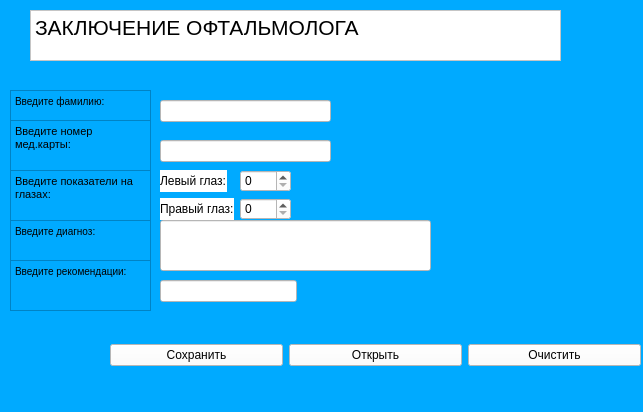
<?xml version="1.0" encoding="UTF-8"?>
<ui version="4.0">
 <class>anotherwindow</class>
 <widget class="QWidget" name="anotherwindow">
  <property name="enabled">
   <bool>true</bool>
  </property>
  <property name="geometry">
   <rect>
    <x>0</x>
    <y>0</y>
    <width>643</width>
    <height>412</height>
   </rect>
  </property>
  <property name="minimumSize">
   <size>
    <width>643</width>
    <height>404</height>
   </size>
  </property>
  <property name="maximumSize">
   <size>
    <width>643</width>
    <height>412</height>
   </size>
  </property>
  <property name="windowTitle">
   <string>Заключение офтальмолога</string>
  </property>
  <property name="styleSheet">
   <string notr="true">background-color:rgb(0, 170, 255)</string>
  </property>
  <widget class="QLineEdit" name="numbmedcard">
   <property name="geometry">
    <rect>
     <x>160</x>
     <y>140</y>
     <width>171</width>
     <height>22</height>
    </rect>
   </property>
   <property name="styleSheet">
    <string notr="true">background-color:rgb(255, 255, 255)</string>
   </property>
   <property name="text">
    <string/>
   </property>
  </widget>
  <widget class="QLineEdit" name="diagnoz">
   <property name="geometry">
    <rect>
     <x>160</x>
     <y>220</y>
     <width>271</width>
     <height>51</height>
    </rect>
   </property>
   <property name="styleSheet">
    <string notr="true">background-color: rgb(255, 255, 255)</string>
   </property>
   <property name="text">
    <string/>
   </property>
  </widget>
  <widget class="QLineEdit" name="recomendation">
   <property name="geometry">
    <rect>
     <x>160</x>
     <y>280</y>
     <width>137</width>
     <height>22</height>
    </rect>
   </property>
   <property name="styleSheet">
    <string notr="true">background-color:rgb(255, 255, 255)</string>
   </property>
   <property name="text">
    <string/>
   </property>
  </widget>
  <widget class="QTextEdit" name="privet">
   <property name="enabled">
    <bool>true</bool>
   </property>
   <property name="geometry">
    <rect>
     <x>30</x>
     <y>10</y>
     <width>531</width>
     <height>51</height>
    </rect>
   </property>
   <property name="autoFillBackground">
    <bool>false</bool>
   </property>
   <property name="styleSheet">
    <string notr="true">background-color:rgb(255, 255, 255)
</string>
   </property>
   <property name="html">
    <string>&lt;!DOCTYPE HTML PUBLIC &quot;-//W3C//DTD HTML 4.0//EN&quot; &quot;http://www.w3.org/TR/REC-html40/strict.dtd&quot;&gt;
&lt;html&gt;&lt;head&gt;&lt;meta name=&quot;qrichtext&quot; content=&quot;1&quot; /&gt;&lt;style type=&quot;text/css&quot;&gt;
p, li { white-space: pre-wrap; }
&lt;/style&gt;&lt;/head&gt;&lt;body style=&quot; font-family:'MS Shell Dlg 2'; font-size:7.8pt; font-weight:400; font-style:normal;&quot;&gt;
&lt;p style=&quot; margin-top:0px; margin-bottom:0px; margin-left:0px; margin-right:0px; -qt-block-indent:0; text-indent:0px;&quot;&gt;&lt;span style=&quot; font-size:16pt;&quot;&gt;ЗАКЛЮЧЕНИЕ ОФТАЛЬМОЛОГА&lt;/span&gt;&lt;/p&gt;&lt;/body&gt;&lt;/html&gt;</string>
   </property>
  </widget>
  <widget class="QWidget" name="layoutWidget">
   <property name="geometry">
    <rect>
     <x>110</x>
     <y>310</y>
     <width>531</width>
     <height>91</height>
    </rect>
   </property>
   <layout class="QHBoxLayout" name="horizontalLayout_2">
    <property name="leftMargin">
     <number>0</number>
    </property>
    <item>
     <widget class="QPushButton" name="vvelidanye">
      <property name="styleSheet">
       <string notr="true">background-color:rgb(255, 255, 255)</string>
      </property>
      <property name="text">
       <string>Сохранить</string>
      </property>
     </widget>
    </item>
    <item>
     <widget class="QPushButton" name="otkrit">
      <property name="styleSheet">
       <string notr="true">background-color:rgb(255, 255, 255)</string>
      </property>
      <property name="text">
       <string>Открыть</string>
      </property>
     </widget>
    </item>
    <item>
     <widget class="QPushButton" name="ochistit">
      <property name="styleSheet">
       <string notr="true">background-color:rgb(255, 255, 255)</string>
      </property>
      <property name="text">
       <string>Очистить</string>
      </property>
     </widget>
    </item>
   </layout>
  </widget>
  <widget class="QWidget" name="layoutWidget">
   <property name="geometry">
    <rect>
     <x>160</x>
     <y>170</y>
     <width>131</width>
     <height>51</height>
    </rect>
   </property>
   <layout class="QFormLayout" name="formLayout">
    <item row="0" column="1">
     <widget class="QSpinBox" name="lefteye">
      <property name="styleSheet">
       <string notr="true">background-color:rgb(255, 255, 255)</string>
      </property>
     </widget>
    </item>
    <item row="1" column="1">
     <widget class="QSpinBox" name="righteye">
      <property name="styleSheet">
       <string notr="true">background-color:rgb(255, 255, 255)</string>
      </property>
     </widget>
    </item>
    <item row="0" column="0">
     <widget class="QLabel" name="leye">
      <property name="styleSheet">
       <string notr="true">background-color:rgb(255, 255, 255)</string>
      </property>
      <property name="text">
       <string>Левый глаз:</string>
      </property>
     </widget>
    </item>
    <item row="1" column="0">
     <widget class="QLabel" name="reye">
      <property name="styleSheet">
       <string notr="true">background-color:rgb(255, 255, 255)</string>
      </property>
      <property name="text">
       <string>Правый глаз:</string>
      </property>
     </widget>
    </item>
   </layout>
  </widget>
  <widget class="QLineEdit" name="surname">
   <property name="geometry">
    <rect>
     <x>160</x>
     <y>100</y>
     <width>171</width>
     <height>22</height>
    </rect>
   </property>
   <property name="styleSheet">
    <string notr="true">background-color:rgb(255, 255, 255)</string>
   </property>
   <property name="text">
    <string/>
   </property>
  </widget>
  <widget class="QTextEdit" name="vvodsurname">
   <property name="enabled">
    <bool>true</bool>
   </property>
   <property name="geometry">
    <rect>
     <x>10</x>
     <y>90</y>
     <width>141</width>
     <height>31</height>
    </rect>
   </property>
   <property name="html">
    <string>&lt;!DOCTYPE HTML PUBLIC &quot;-//W3C//DTD HTML 4.0//EN&quot; &quot;http://www.w3.org/TR/REC-html40/strict.dtd&quot;&gt;
&lt;html&gt;&lt;head&gt;&lt;meta name=&quot;qrichtext&quot; content=&quot;1&quot; /&gt;&lt;style type=&quot;text/css&quot;&gt;
p, li { white-space: pre-wrap; }
&lt;/style&gt;&lt;/head&gt;&lt;body style=&quot; font-family:'MS Shell Dlg 2'; font-size:7.8pt; font-weight:400; font-style:normal;&quot;&gt;
&lt;p style=&quot; margin-top:0px; margin-bottom:0px; margin-left:0px; margin-right:0px; -qt-block-indent:0; text-indent:0px;&quot;&gt;Введите фамилию:&lt;/p&gt;&lt;/body&gt;&lt;/html&gt;</string>
   </property>
  </widget>
  <widget class="QTextEdit" name="vvodeyes">
   <property name="enabled">
    <bool>true</bool>
   </property>
   <property name="geometry">
    <rect>
     <x>10</x>
     <y>170</y>
     <width>141</width>
     <height>51</height>
    </rect>
   </property>
   <property name="html">
    <string>&lt;!DOCTYPE HTML PUBLIC &quot;-//W3C//DTD HTML 4.0//EN&quot; &quot;http://www.w3.org/TR/REC-html40/strict.dtd&quot;&gt;
&lt;html&gt;&lt;head&gt;&lt;meta name=&quot;qrichtext&quot; content=&quot;1&quot; /&gt;&lt;style type=&quot;text/css&quot;&gt;
p, li { white-space: pre-wrap; }
&lt;/style&gt;&lt;/head&gt;&lt;body style=&quot; font-family:'MS Shell Dlg 2'; font-size:7.8pt; font-weight:400; font-style:normal;&quot;&gt;
&lt;p style=&quot; margin-top:0px; margin-bottom:0px; margin-left:0px; margin-right:0px; -qt-block-indent:0; text-indent:0px;&quot;&gt;&lt;span style=&quot; font-size:8pt;&quot;&gt;Введите показатели на глазах:&lt;/span&gt;&lt;/p&gt;&lt;/body&gt;&lt;/html&gt;</string>
   </property>
  </widget>
  <widget class="QTextEdit" name="vvoddiagnoz">
   <property name="enabled">
    <bool>true</bool>
   </property>
   <property name="geometry">
    <rect>
     <x>10</x>
     <y>220</y>
     <width>141</width>
     <height>41</height>
    </rect>
   </property>
   <property name="html">
    <string>&lt;!DOCTYPE HTML PUBLIC &quot;-//W3C//DTD HTML 4.0//EN&quot; &quot;http://www.w3.org/TR/REC-html40/strict.dtd&quot;&gt;
&lt;html&gt;&lt;head&gt;&lt;meta name=&quot;qrichtext&quot; content=&quot;1&quot; /&gt;&lt;style type=&quot;text/css&quot;&gt;
p, li { white-space: pre-wrap; }
&lt;/style&gt;&lt;/head&gt;&lt;body style=&quot; font-family:'MS Shell Dlg 2'; font-size:7.8pt; font-weight:400; font-style:normal;&quot;&gt;
&lt;p style=&quot; margin-top:0px; margin-bottom:0px; margin-left:0px; margin-right:0px; -qt-block-indent:0; text-indent:0px;&quot;&gt;Введите диагноз:&lt;/p&gt;&lt;/body&gt;&lt;/html&gt;</string>
   </property>
  </widget>
  <widget class="QTextEdit" name="vvodrec">
   <property name="enabled">
    <bool>true</bool>
   </property>
   <property name="geometry">
    <rect>
     <x>10</x>
     <y>260</y>
     <width>141</width>
     <height>51</height>
    </rect>
   </property>
   <property name="html">
    <string>&lt;!DOCTYPE HTML PUBLIC &quot;-//W3C//DTD HTML 4.0//EN&quot; &quot;http://www.w3.org/TR/REC-html40/strict.dtd&quot;&gt;
&lt;html&gt;&lt;head&gt;&lt;meta name=&quot;qrichtext&quot; content=&quot;1&quot; /&gt;&lt;style type=&quot;text/css&quot;&gt;
p, li { white-space: pre-wrap; }
&lt;/style&gt;&lt;/head&gt;&lt;body style=&quot; font-family:'MS Shell Dlg 2'; font-size:7.8pt; font-weight:400; font-style:normal;&quot;&gt;
&lt;p style=&quot; margin-top:0px; margin-bottom:0px; margin-left:0px; margin-right:0px; -qt-block-indent:0; text-indent:0px;&quot;&gt;Введите рекомендации:&lt;/p&gt;&lt;/body&gt;&lt;/html&gt;</string>
   </property>
  </widget>
  <widget class="QTextEdit" name="vvodmedcard">
   <property name="geometry">
    <rect>
     <x>10</x>
     <y>120</y>
     <width>141</width>
     <height>51</height>
    </rect>
   </property>
   <property name="html">
    <string>&lt;!DOCTYPE HTML PUBLIC &quot;-//W3C//DTD HTML 4.0//EN&quot; &quot;http://www.w3.org/TR/REC-html40/strict.dtd&quot;&gt;
&lt;html&gt;&lt;head&gt;&lt;meta name=&quot;qrichtext&quot; content=&quot;1&quot; /&gt;&lt;style type=&quot;text/css&quot;&gt;
p, li { white-space: pre-wrap; }
&lt;/style&gt;&lt;/head&gt;&lt;body style=&quot; font-family:'MS Shell Dlg 2'; font-size:7.8pt; font-weight:400; font-style:normal;&quot;&gt;
&lt;p style=&quot; margin-top:0px; margin-bottom:0px; margin-left:0px; margin-right:0px; -qt-block-indent:0; text-indent:0px;&quot;&gt;&lt;span style=&quot; font-size:8pt;&quot;&gt;Введите номер мед.карты:&lt;/span&gt;&lt;/p&gt;&lt;/body&gt;&lt;/html&gt;</string>
   </property>
  </widget>
  <zorder>layoutWidget</zorder>
  <zorder>layoutWidget</zorder>
  <zorder>numbmedcard</zorder>
  <zorder>diagnoz</zorder>
  <zorder>recomendation</zorder>
  <zorder>surname</zorder>
  <zorder>privet</zorder>
  <zorder>vvodsurname</zorder>
  <zorder>vvodeyes</zorder>
  <zorder>vvoddiagnoz</zorder>
  <zorder>vvodrec</zorder>
  <zorder>vvodmedcard</zorder>
 </widget>
 <resources/>
 <connections/>
</ui>
